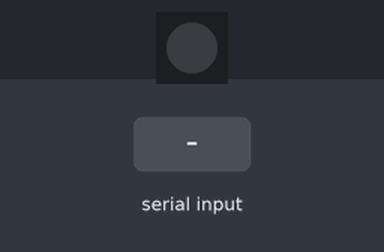
Bench run of a sketch on a simulated Arduino Uno, built with avr-gcc and run on an emulated ATmega328P. Parts: 1 RGB LEDs in strip order, left to right. The inputs (shaded band) are chosen by the test bench. Dim RGB values are drawn brighter than linear.

Above: at 1.2 s.
1.3 s: byte 0 (0) received over Serial
At 2.1 s:
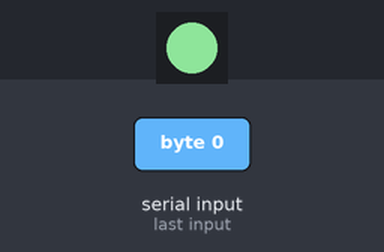
2.8 s: byte 1 (1) received over Serial
At 3.3 s:
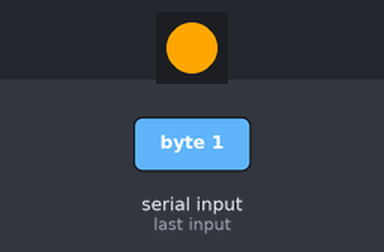
4.3 s: byte 2 (2) received over Serial
At 5.5 s:
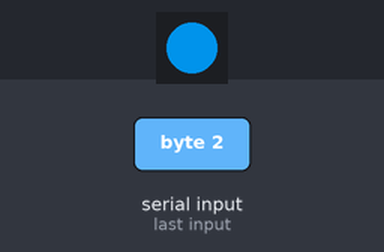
5.8 s: byte 3 (3) received over Serial
At 6.7 s:
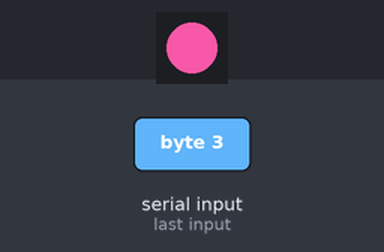
7.3 s: byte 4 (4) received over Serial
At 7.9 s:
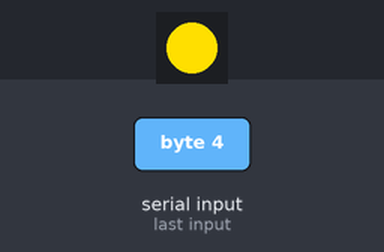
8.8 s: byte 5 (5) received over Serial
At 10.2 s:
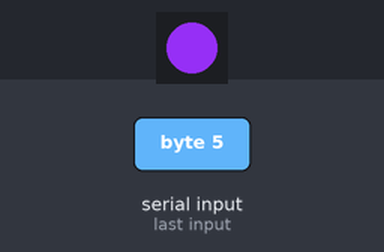
Timing chart, 0 to 11.3 s (numbered marks = the images above; inputs shaded):
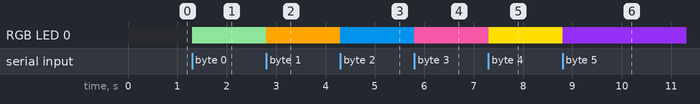

The sketch:

ledsetup-moode.ino
```cpp
#include <FastLED.h>

#define NUM_LEDS 1
//Define number of LEDs
#define LED_PIN 13
//Pin to connect WS2812 LED strip [we used this one!] (GPIO12 on NodeMCU)
CRGB leds[NUM_LEDS];

void setup() {
  Serial.begin(9600);

  //Initialize FastLED with the number of LEDs and LED strip type
  FastLED.addLeds<WS2812, LED_PIN, GRB>(leds, NUM_LEDS);
}

void loop() {
  //Wait for incoming data from the computer
  if (Serial.available() > 0) {
    //Read the incoming byte
    byte digit = Serial.read();
    //Set the appropriate color based on the received digit
    switch (digit) {
      case 0:
        // Angry
        setColor(108, 174, 117); //Green
        break;
      case 1:
        // Disgust
        setColor(255, 165, 0); //Orange
        break;
      case 2:
        // Fear
        setColor(0, 119, 190); //Blue
        break;
      case 3:
        // Happy
        setColor(226, 80, 152); //Pink
        break;
      case 4:
        // Sad
        setColor(255, 223, 0); //Golden Yellow
        break;
      case 5:
        // Surprise
        setColor(138, 43, 226); //Violet
        break;
    }
  }
}

//Function to set the color of the LED
void setColor(uint8_t r, uint8_t g, uint8_t b) {
  for (int i = 0; i < NUM_LEDS; i++) {
    leds[i] = CRGB(r, g, b); //Set the color of each LED
  }
  FastLED.show(); //Display the color
}
```

Measured:
- after the input at 1.3 s, RGB LED 0: off → RGB(108, 174, 117) at once
- after the input at 2.8 s, RGB LED 0: RGB(108, 174, 117) → RGB(255, 165, 0) at once
- after the input at 4.3 s, RGB LED 0: RGB(255, 165, 0) → RGB(0, 119, 190) at once
- after the input at 5.8 s, RGB LED 0: RGB(0, 119, 190) → RGB(226, 80, 152) at once
- after the input at 7.3 s, RGB LED 0: RGB(226, 80, 152) → RGB(255, 223, 0) at once
- after the input at 8.8 s, RGB LED 0: RGB(255, 223, 0) → RGB(138, 43, 226) at once
